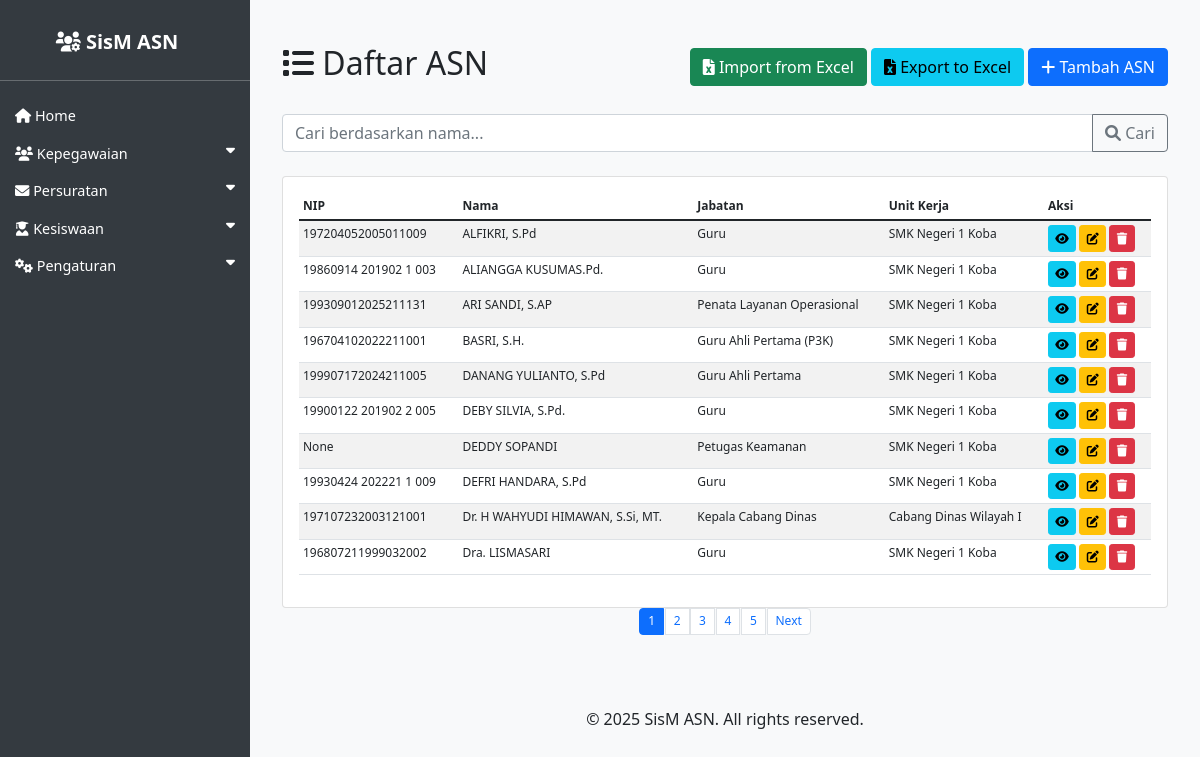
/asn/, run on an earlier commit of the app's database.
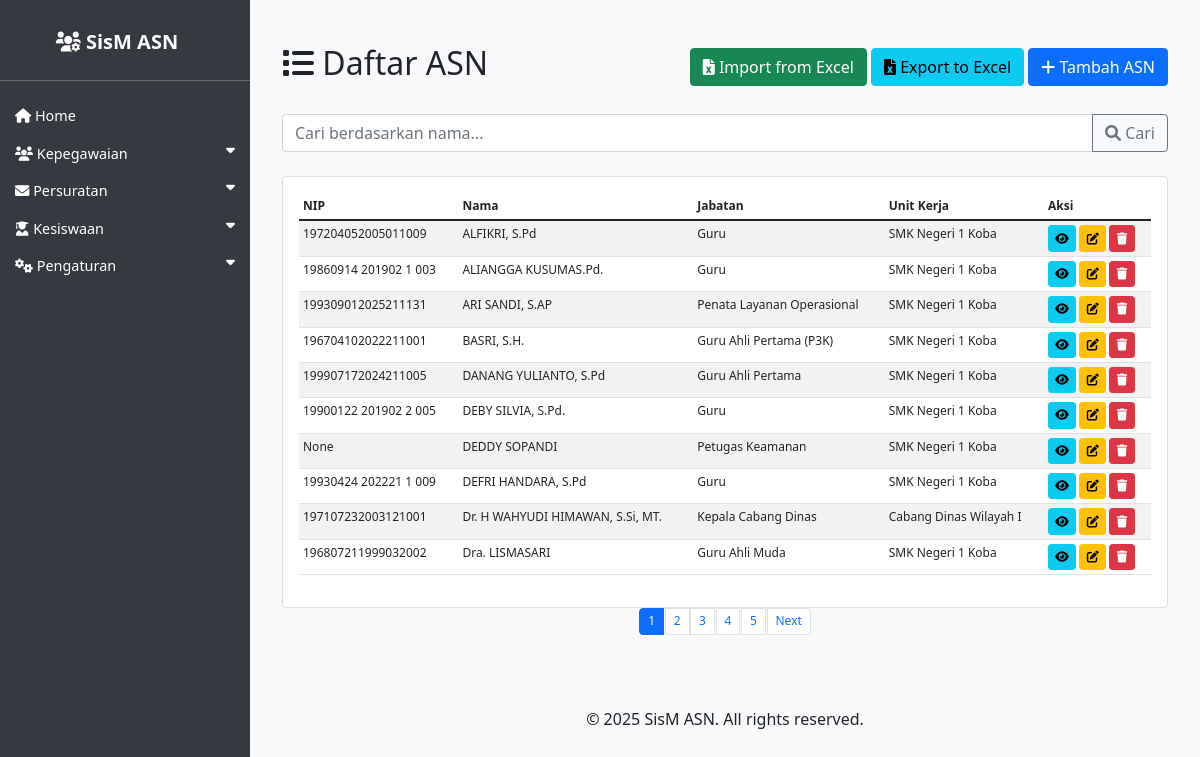
And on a later commit of the database.
### asn_app/models.py (models this page shows, shortened)
class ASN(models.Model):
    JENIS_KELAMIN_CHOICES = [
        ('L', 'Laki-laki'),
        ('P', 'Perempuan'),
    ]
    AGAMA_CHOICES = [
        ('ISLAM', 'Islam'),
        ('KRISTEN', 'Kristen'),
        ('KATOLIK', 'Katolik'),
        ('HINDU', 'Hindu'),
        ('BUDDHA', 'Buddha'),
        ('KONGHUCU', 'Konghucu'),
    ]
    nip = models.CharField(max_length=18, unique=True, null=True, blank=True)
    nama = models.CharField(max_length=100)
    tempat_lahir = models.CharField(max_length=50)
    tanggal_lahir = models.DateField()
    jenis_kelamin = models.CharField(max_length=1, choices=JENIS_KELAMIN_CHOICES)
    agama = models.CharField(max_length=10, choices=AGAMA_CHOICES)
    alamat = models.TextField()
    email = models.EmailField()
    telepon = models.CharField(max_length=15)
    jabatan = models.CharField(max_length=100)
    pangkat = models.CharField(max_length=50, null=True, blank=True)
    golongan = models.CharField(max_length=5, null=True, blank=True)
    nama_istri_suami = models.CharField(max_length=100, blank=True, null=True, verbose_name='Nama Istri/Suami')
    unit_kerja = models.CharField(max_length=100)
    foto = models.ImageField(upload_to='asn_fotos/', blank=True, null=True)
    created_at = models.DateTimeField(auto_now_add=True)
    updated_at = models.DateTimeField(auto_now=True)

### asn_app/views.py (the view)
# urls.py: path('', views.asn_list, name='asn_list'),
def asn_list(request):
    query = request.GET.get('q')
    if query:
        asn_queryset = ASN.objects.filter(nama__icontains=query).order_by('nama')
    else:
        asn_queryset = ASN.objects.all().order_by('nama')
    paginator = Paginator(asn_queryset, 10)  # 10 items per page
    page_number = request.GET.get('page')
    page_obj = paginator.get_page(page_number)
    return render(request, 'asn_app/asn_list.html', {'page_obj': page_obj, 'query': query})

### asn_app/templates/asn_app/asn_list.html (shortened to what this page needs)
{% extends 'asn_app/base.html' %}
{% block content %}
<div class="container mt-4">
    <div class="d-flex justify-content-between align-items-center mb-4">
        <h2><i class="fas fa-list"></i> Daftar ASN</h2>
        <div>
            <a href="{% url 'import_asn_excel' %}" class="btn btn-success">
                <i class="fas fa-file-excel"></i> Import from Excel
            </a>
            <a href="{% url 'export_asn_excel' %}" class="btn btn-info">
                <i class="fas fa-file-excel"></i> Export to Excel
            </a>
            <a href="{% url 'asn_create' %}" class="btn btn-primary">
                <i class="fas fa-plus"></i> Tambah ASN
            </a>
        </div>
    </div>
    <div class="mb-4">
        <form method="get" action="{% url 'asn_list' %}">
            <div class="input-group">
                <input type="text" name="q" class="form-control" placeholder="Cari berdasarkan nama..." value="{{ query|default:'' }}">
                <button class="btn btn-outline-secondary" type="submit">
                    <i class="fas fa-search"></i> Cari
                </button>
            </div>
        </form>
    </div>
    <div class="card">
        <div class="card-body">
            <div class="table-responsive">
                <table class="table table-striped asn-table">
                    <thead>
                        <tr>
                            <th>NIP</th>
                            <th>Nama</th>
                            <th>Jabatan</th>
                            <th>Unit Kerja</th>
                            <th>Aksi</th>
                        </tr>
                    </thead>
                    <tbody>
                        {% for asn in page_obj %}
                        <tr>
                            <td>{{ asn.nip }}</td>
                            <td>{{ asn.nama }}</td>
                            <td>{{ asn.jabatan }}</td>
                            <td>{{ asn.unit_kerja }}</td>
                            <td>
                                <a href="{% url 'asn_detail' asn.pk %}" class="btn btn-sm btn-info">
                                    <i class="fas fa-eye"></i>
                                </a>
                                <a href="{% url 'asn_update' asn.pk %}" class="btn btn-sm btn-warning">
                                    <i class="fas fa-edit"></i>
                                </a>
                                <a href="{% url 'asn_delete' asn.pk %}" class="btn btn-sm btn-danger">
                                    <i class="fas fa-trash"></i>
                                </a>
                            </td>
                        </tr>
                        {% endfor %}
                    </tbody>
                </table>
            </div>
        </div>
    </div>
    {% if page_obj.has_other_pages %}
    <nav aria-label="Page navigation">
        <ul class="pagination justify-content-center">
            {% for num in page_obj.paginator.page_range %}
                <li class="page-item {% if page_obj.number == num %}active{% endif %}">
                    <a class="page-link" href="?page={{ num }}{% if query %}&q={{ query }}{% endif %}">{{ num }}</a>
                </li>
            {% endfor %}
            {% if page_obj.has_next %}
                <li class="page-item">
                    <a class="page-link" href="?page={{ page_obj.next_page_number }}{% if query %}&q={{ query }}{% endif %}">Next</a>
                </li>
            {% endif %}
        </ul>
    </nav>
    {% endif %}
</div>
{% endblock %}

What changed in the data, as far as the page shows it:
changed ASN "Dra. LISMASARI": jabatan "Guru" → "Guru Ahli Muda"
